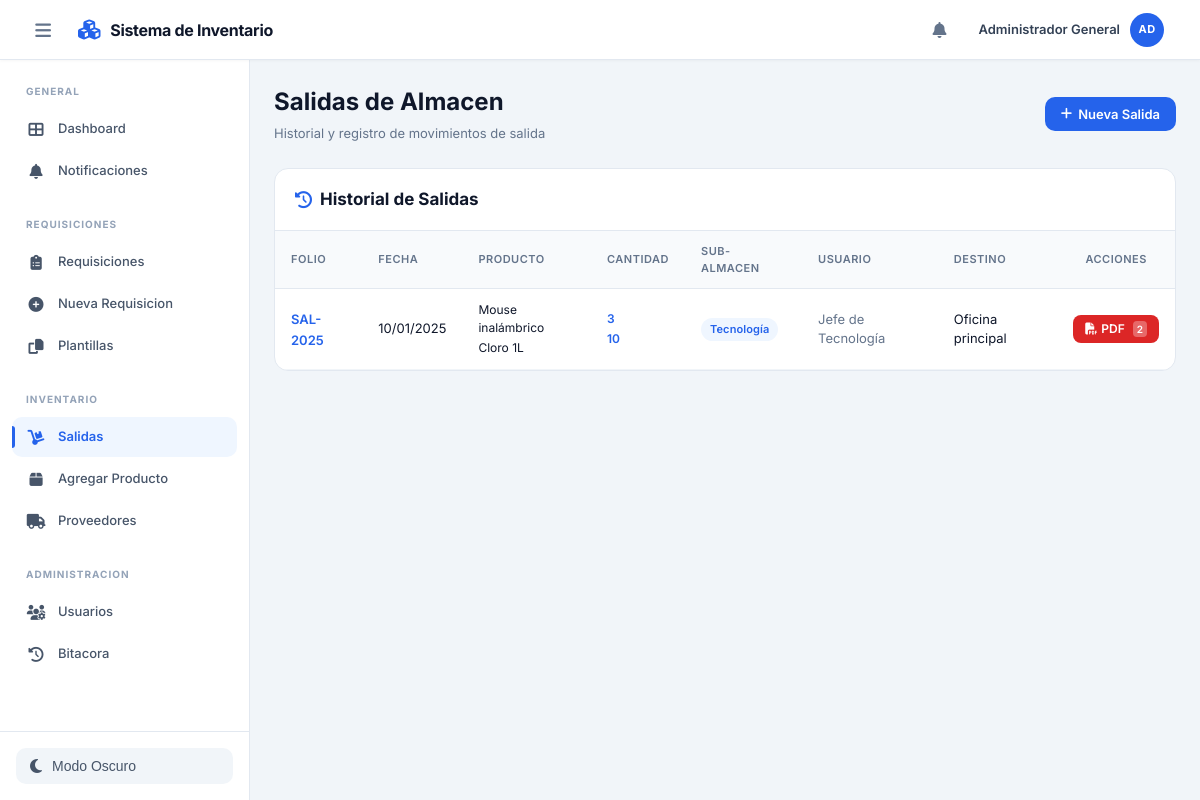
/salidas.php (signed in), run on the app's committed database.
### tables this page shows
CREATE TABLE salidas_almacen (
    id INT PRIMARY KEY AUTO_INCREMENT,
    folio VARCHAR(50) UNIQUE NOT NULL,
    usuario_id INT NOT NULL,
    sub_almacen_id INT NOT NULL,
    producto_id INT NOT NULL,
    cantidad INT NOT NULL,
    motivo TEXT NOT NULL,
    destino VARCHAR(200),
    fecha_salida DATETIME NOT NULL,
    created_at TIMESTAMP DEFAULT CURRENT_TIMESTAMP,
    FOREIGN KEY (usuario_id) REFERENCES usuarios(id),
    FOREIGN KEY (sub_almacen_id) REFERENCES sub_almacenes(id),
    FOREIGN KEY (producto_id) REFERENCES inventario(id)
);

CREATE TABLE inventario (
    id INT PRIMARY KEY AUTO_INCREMENT,
    codigo VARCHAR(50) NOT NULL,
    nombre VARCHAR(200) NOT NULL,
    descripcion TEXT,
    sub_almacen_id INT NOT NULL,
    cantidad INT NOT NULL DEFAULT 0,
    unidad VARCHAR(50) NOT NULL,
    precio_unitario DECIMAL(10,2),
    stock_minimo INT DEFAULT 10,
    activo TINYINT(1) DEFAULT 1,
    created_at TIMESTAMP DEFAULT CURRENT_TIMESTAMP,
    updated_at TIMESTAMP DEFAULT CURRENT_TIMESTAMP ON UPDATE CURRENT_TIMESTAMP,
    UNIQUE KEY unique_codigo_almacen (codigo, sub_almacen_id),
    FOREIGN KEY (sub_almacen_id) REFERENCES sub_almacenes(id)
);

CREATE TABLE sub_almacenes (
    id INT PRIMARY KEY AUTO_INCREMENT,
    nombre VARCHAR(100) NOT NULL,
    descripcion TEXT,
    created_at TIMESTAMP DEFAULT CURRENT_TIMESTAMP
);

CREATE TABLE usuarios (
    id INT PRIMARY KEY AUTO_INCREMENT,
    username VARCHAR(50) UNIQUE NOT NULL,
    password VARCHAR(255) NOT NULL,
    nombre_completo VARCHAR(200) NOT NULL,
    email VARCHAR(100),
    rol ENUM('admin', 'departamento', 'solo_lectura', 'compras', 'gerencia', 'gerencia_general') DEFAULT 'solo_lectura',
    sub_almacen_id INT NULL,
    activo TINYINT(1) DEFAULT 1,
    created_at TIMESTAMP DEFAULT CURRENT_TIMESTAMP,
    FOREIGN KEY (sub_almacen_id) REFERENCES sub_almacenes(id)
);

### salidas.php (called while the page is built, shortened)
<?php
require_once 'config/database.php';
require_once 'controllers/SalidaController.php';
$user = [
    'id' => $_SESSION['user_id'],
    'username' => $_SESSION['user_username'],
    'nombre' => $_SESSION['user_nombre'],
    'rol' => $_SESSION['user_rol'],
    'sub_almacen_id' => $_SESSION['user_sub_almacen_id']
];
$db = getConnection();
$salidaController = new SalidaController($db);
if ($user['rol'] === 'admin' || $user['rol'] === 'compras') {
    $salidas = $salidaController->obtenerSalidas($user['id']);
} else {
    $salidas = $salidaController->obtenerSalidas($user['id'], $user['sub_almacen_id']);
}
require 'views/salidas.view.php';

### config/database.php (called while the page is built, shortened)
<?php
function getConnection() {
    if ($GLOBALS['db_connection'] !== null && $GLOBALS['db_connection']->ping()) {
        return $GLOBALS['db_connection'];
    }
    $conn = new mysqli(DB_HOST, DB_USER, DB_PASS, DB_NAME);
    $conn->set_charset("utf8");
    return $conn;
}

### controllers/SalidaController.php (called while the page is built, shortened)
<?php
require_once 'models/Salida.php';
class SalidaController {
    private $salidaModel;
    public function __construct($db) {
        $this->salidaModel = new Salida($db);
    }
    public function obtenerSalidas($usuario_id, $sub_almacen_id = null) {
        return $this->salidaModel->obtenerPorUsuario($usuario_id, $sub_almacen_id);
    }
}

### models/Salida.php (called while the page is built, shortened)
<?php
class Salida {
    private $conn;
    public function __construct($db) {
        $this->conn = $db;
    }
    public function obtenerPorUsuario($usuario_id, $sub_almacen_id = null) {
        $query = "SELECT s.*, p.nombre as producto_nombre, p.codigo as producto_codigo,
                  sa.nombre as sub_almacen_nombre, u.nombre_completo as usuario_nombre
                  FROM salidas_almacen s
                  INNER JOIN inventario p ON s.producto_id = p.id
                  INNER JOIN sub_almacenes sa ON s.sub_almacen_id = sa.id
                  INNER JOIN usuarios u ON s.usuario_id = u.id";
        $query .= " ORDER BY s.created_at DESC";
        if ($sub_almacen_id) {
            $stmt = $this->conn->prepare($query);
            $stmt->bind_param("i", $sub_almacen_id);
        } else {
            $stmt = $this->conn->prepare($query);
        }
        $stmt->execute();
        $result = $stmt->get_result();
        return $result->fetch_all(MYSQLI_ASSOC);
    }
}

### views/salidas.view.php (the view, shortened to what this page needs)
<?php require 'includes/header.php'; ?>
<main class="main-content">
    <div style="display: flex; justify-content: space-between; align-items: center; margin-bottom: 1.5rem;">
        <div>
            <h1 style="margin: 0 0 4px 0; font-size: 1.5rem; font-weight: 700; color: var(--gray-900);">Salidas de Almacen</h1>
            <p style="margin: 0; color: var(--text-muted); font-size: 0.8125rem;">Historial y registro de movimientos de salida</p>
        </div>
        <a href="nueva-salida.php" class="btn btn-primary"><i class="fas fa-plus"></i> Nueva Salida</a>
    </div>
    <div class="card" style="overflow: hidden;">
        <div style="padding: 1.125rem 1.25rem; border-bottom: 1px solid var(--border-color);">
            <h2 style="margin: 0; font-size: 1.0625rem; color: var(--gray-900); font-weight: 700; display: flex; align-items: center; gap: 8px;">
                <i class="fas fa-history" style="color: var(--primary);"></i> Historial de Salidas
            </h2>
        </div>
        <div style="overflow-x: auto;">
            <table style="width: 100%; border-collapse: collapse;">
                <thead>
                    <tr style="background: var(--gray-50);">
                        <th style="padding: 0.75rem 1rem; text-align: left; font-weight: 600; color: var(--gray-500); font-size: 0.6875rem; text-transform: uppercase; letter-spacing: 0.5px; border-bottom: 1px solid var(--border-color);">Folio</th>
                        <th style="padding: 0.75rem 1rem; text-align: left; font-weight: 600; color: var(--gray-500); font-size: 0.6875rem; text-transform: uppercase; letter-spacing: 0.5px; border-bottom: 1px solid var(--border-color);">Fecha</th>
                        <th style="padding: 0.75rem 1rem; text-align: left; font-weight: 600; color: var(--gray-500); font-size: 0.6875rem; text-transform: uppercase; letter-spacing: 0.5px; border-bottom: 1px solid var(--border-color);">Producto</th>
                        <th style="padding: 0.75rem 1rem; text-align: left; font-weight: 600; color: var(--gray-500); font-size: 0.6875rem; text-transform: uppercase; letter-spacing: 0.5px; border-bottom: 1px solid var(--border-color);">Cantidad</th>
                        <th style="padding: 0.75rem 1rem; text-align: left; font-weight: 600; color: var(--gray-500); font-size: 0.6875rem; text-transform: uppercase; letter-spacing: 0.5px; border-bottom: 1px solid var(--border-color);">Sub-Almacen</th>
                        <th style="padding: 0.75rem 1rem; text-align: left; font-weight: 600; color: var(--gray-500); font-size: 0.6875rem; text-transform: uppercase; letter-spacing: 0.5px; border-bottom: 1px solid var(--border-color);">Usuario</th>
                        <th style="padding: 0.75rem 1rem; text-align: left; font-weight: 600; color: var(--gray-500); font-size: 0.6875rem; text-transform: uppercase; letter-spacing: 0.5px; border-bottom: 1px solid var(--border-color);">Destino</th>
                        <th style="padding: 0.75rem 1rem; text-align: center; font-weight: 600; color: var(--gray-500); font-size: 0.6875rem; text-transform: uppercase; letter-spacing: 0.5px; border-bottom: 1px solid var(--border-color);">Acciones</th>
                    </tr>
                </thead>
                <tbody>
                    <?php if (count($salidas) > 0): ?>
                        <?php
                        $salidas_agrupadas = [];
                        foreach ($salidas as $salida) {
                            $folio_grupo = $salida['folio_grupo'] ?? substr($salida['folio'], 0, strrpos($salida['folio'], '-'));
                            if (!isset($salidas_agrupadas[$folio_grupo])) {
                                $salidas_agrupadas[$folio_grupo] = [
                                    'folio' => $folio_grupo,
                                    'fecha_salida' => $salida['fecha_salida'],
                                    'sub_almacen_nombre' => $salida['sub_almacen_nombre'],
                                    'usuario_nombre' => $salida['usuario_nombre'],
                                    'destino' => $salida['destino'],
                                    'primer_id' => $salida['id'],
                                    'productos' => []
                                ];
                            }
                            $salidas_agrupadas[$folio_grupo]['productos'][] = [
                                'nombre' => $salida['producto_nombre'],
                                'cantidad' => $salida['cantidad']
                            ];
                        }
                        ?>
                        <?php foreach ($salidas_agrupadas as $grupo): ?>
                            <tr style="border-bottom: 1px solid var(--gray-100); transition: background 0.15s;" onmouseover="this.style.background='var(--gray-50)'" onmouseout="this.style.background='transparent'">
                                <td style="padding: 0.75rem 1rem;"><span style="color: var(--primary); font-weight: 600; font-size: 0.8125rem;"><?php echo htmlspecialchars($grupo['folio']); ?></span></td>
                                <td style="padding: 0.75rem 1rem; color: var(--gray-900); font-size: 0.8125rem;"><?php echo date('d/m/Y', strtotime($grupo['fecha_salida'])); ?></td>
                                <td style="padding: 0.75rem 1rem;">
                                    <?php if (count($grupo['productos']) === 1): ?>
                                        <strong style="color: var(--gray-900); font-size: 0.8125rem;"><?php echo htmlspecialchars($grupo['productos'][0]['nombre']); ?></strong>
                                    <?php else: ?>
                                        <div style="display: flex; flex-direction: column; gap: 2px;">
                                            <?php foreach ($grupo['productos'] as $i => $prod): ?>
                                                <?php if ($i < 3): ?>
                                                    <span style="color: var(--gray-900); font-size: 0.75rem;"><?php echo htmlspecialchars($prod['nombre']); ?></span>
                                                <?php endif; ?>
                                            <?php endforeach; ?>
                                        </div>
                                    <?php endif; ?>
                                </td>
                                <td style="padding: 0.75rem 1rem;">
                                    <?php if (count($grupo['productos']) === 1): ?>
                                        <span style="color: var(--primary); font-weight: 700; font-size: 0.9375rem;"><?php echo $grupo['productos'][0]['cantidad']; ?></span>
                                    <?php else: ?>
                                        <div style="display: flex; flex-direction: column; gap: 2px;">
                                            <?php foreach ($grupo['productos'] as $i => $prod): ?>
                                                <?php if ($i < 3): ?>
                                                    <span style="color: var(--primary); font-weight: 600; font-size: 0.75rem;"><?php echo $prod['cantidad']; ?></span>
                                                <?php endif; ?>
                                            <?php endforeach; ?>
                                        </div>
                                    <?php endif; ?>
                                </td>
                                <td style="padding: 0.75rem 1rem;"><span class="badge badge-primary"><?php echo htmlspecialchars($grupo['sub_almacen_nombre']); ?></span></td>
                                <td style="padding: 0.75rem 1rem; color: var(--text-muted); font-size: 0.8125rem;"><?php echo htmlspecialchars($grupo['usuario_nombre']); ?></td>
                                <td style="padding: 0.75rem 1rem; color: var(--gray-900); font-size: 0.8125rem;"><?php echo htmlspecialchars($grupo['destino']); ?></td>
                                <td style="padding: 0.75rem 1rem; text-align: center;">
                                    <a href="generar-pdf-salida.php?folio=<?php echo urlencode($grupo['folio']); ?>" class="btn btn-sm btn-danger" target="_blank">
                                        <i class="fas fa-file-pdf"></i> PDF
                                        <?php if (count($grupo['productos']) > 1): ?>
                                            <span style="font-size: 0.625rem; background: rgba(255,255,255,0.3); padding: 1px 4px; border-radius: 4px; margin-left: 4px;"><?php echo count($grupo['productos']); ?></span>
                                        <?php endif; ?>
                                    </a>
                                </td>
                            </tr>
                        <?php endforeach; ?>
                    <?php endif; ?>
                </tbody>
            </table>
        </div>
    </div>
</main>
<?php require 'includes/footer.php'; ?>

### styles.css (style rules this page uses)
* { margin: 0; padding: 0; box-sizing: border-box; }
:root { --primary: #2563eb; --primary-hover: #1d4ed8; --primary-light: #eff6ff; --primary-50: #eff6ff; --primary-100: #dbeafe; --primary-200: #bfdbfe; --primary-600: #2563eb; --primary-700: #1d4ed8; --success: #059669; --success-light: #ecfdf5; --success-dark: #047857; --warning: #d97706; --warning-light: #fffbeb; --danger: #dc2626; --danger-light: #fef2f2; --info: #0891b2; --info-light: #ecfeff; --white: #ffffff; --gray-50: #f8fafc; --gray-100: #f1f5f9; --gray-200: #e2e8f0; --gray-300: #cbd5e1; --gray-400: #94a3b8; --gray-500: #64748b; --gray-600: #475569; --gray-700: #334155; --gray-800: #1e293b; --gray-900: #0f172a; --text-primary: #0f172a; --text-secondary: #475569; --text-muted: #64748b; --text-light: #94a3b8; --background: #f1f5f9; --card-bg: #ffffff; --border-color: #e2e8f0; --radius-sm: 8px; --radius-md: 10px; --radius-lg: 14px; --radius-xl: 20px; --radius-full: 9999px; --shadow-xs: 0 1px 2px rgba(0, 0, 0, 0.04); --shadow-sm: 0 1px 3px rgba(0, 0, 0, 0.06), 0 1px 2px rgba(0, 0, 0, 0.04); --shadow-md: 0 4px 6px -1px rgba(0, 0, 0, 0.07), 0 2px 4px -2px rgba(0, 0, 0, 0.04); --shadow-lg: 0 10px 25px -5px rgba(0, 0, 0, 0.08), 0 8px 10px -6px rgba(0, 0, 0, 0.03); --shadow-card: 0 1px 3px rgba(0,0,0,0.04), 0 1px 2px rgba(0,0,0,0.06); --shadow-card-hover: 0 10px 30px -5px rgba(37, 99, 235, 0.15), 0 4px 6px -4px rgba(0,0,0,0.05); --transition: all 0.2s ease; --transition-fast: all 0.15s ease; }
body { font-family: "Inter", -apple-system, BlinkMacSystemFont, "Segoe UI", Roboto, sans-serif; background: var(--background); color: var(--text-primary); line-height: 1.5; font-size: 14px; min-height: 100vh; -webkit-font-smoothing: antialiased; }
.main-content { flex: 1; padding: 1.5rem; overflow-y: auto; background: var(--background); }
.btn { display: inline-flex; align-items: center; gap: 0.375rem; padding: 0.5rem 1rem; border: none; border-radius: var(--radius-md); font-size: 0.8125rem; font-weight: 600; cursor: pointer; transition: var(--transition-fast); text-decoration: none; white-space: nowrap; line-height: 1.4; }
.btn-primary { background: var(--primary); color: var(--white); }
.btn-danger { background: var(--danger); color: var(--white); }
.btn-sm { padding: 0.375rem 0.75rem; font-size: 0.75rem; gap: 0.25rem; border-radius: var(--radius-sm); }
.badge { display: inline-flex; align-items: center; padding: 0.1875rem 0.5625rem; border-radius: var(--radius-full); font-size: 0.6875rem; font-weight: 600; letter-spacing: 0.01em; }
.badge-primary { background: var(--primary-light); color: var(--primary); }
.form-container, .card { background: var(--white); border: 1px solid var(--border-color); border-radius: var(--radius-lg); margin-bottom: 1.25rem; }

### data on the page
salidas_almacen: folio "SAL-2025", fecha_salida "10/01/2025", producto.nombre "Mouse inalámbrico", cantidad "3", sub_almacen.nombre "Tecnología", usuario.nombre_completo "Jefe de Tecnología", destino "Oficina principal", count($grupo['productos']) "2"
salidas_almacen: producto.nombre "Cloro 1L", cantidad "10"

### other printed values
$_SESSION['user_nombre'] "Administrador General"
substr($_SESSION['user_nombre'] ?? 'U', 0, 2) "AD"
